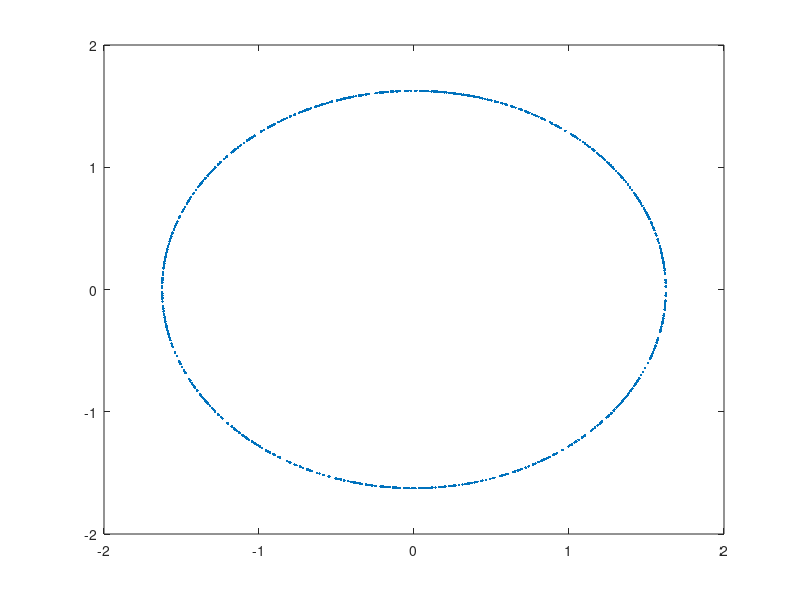
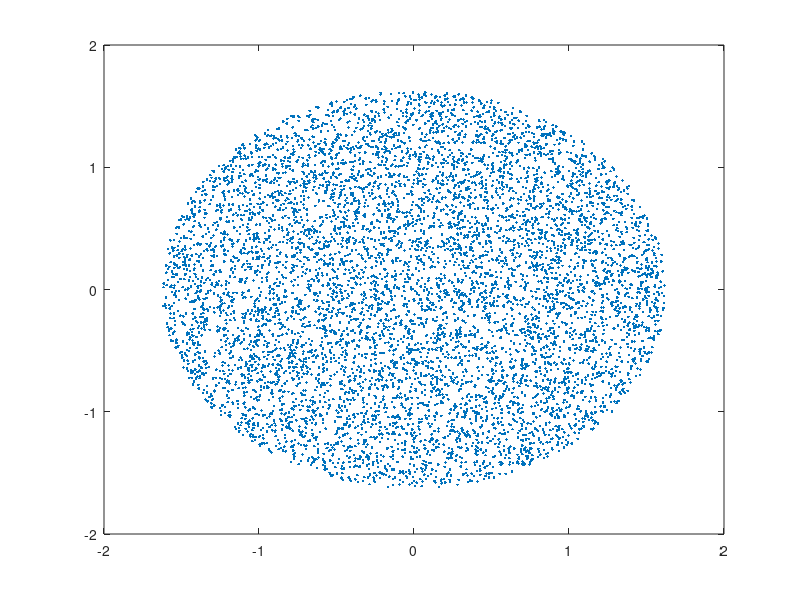

MATLAB code to generate these figures, in order: (Note: this script raises an error after producing the figures.)
% This script places lines (which represent climbing fibers modeled as
% lines of brances) at random angles and displacements relative to a 
% circle (which represents the bottom face of the image volume that is
% modeled as a cylinder).

% The number of interbranch spacings that at maximum will fit in the circle
% (across its diameter) is a fixed value that has been calculated using a
% reasonable value for an inter-branch spacing, along with the size of the
% image volume.

% The number of inter-branch spacings that each modeled climbing fiber has
% inside the circle is calculated based on the length of the line relative
% to the diameter of the circle (which is equal to N).

% The number of branches in two extreme cases is then estimated for
% climbing fiber axons given these numbers of inter-branch spacings for
% each axon.

% These numbers are then used to predict, for any number of
% branches (e.g. the number of branches in the P7 image volume), how many
% of those will come from axons forming 1, 2, 3, etc. branches in the image
% volume.

% Alyssa Wilson, April 2017
% Lichtman Lab, Harvard University

clear all
close all

% Create points along the edge of a circle of diameter N
% Compute the diameter of circle in terms of units, where each unit is the
% width of the interbranch spacing
d_spatial = mean([120.0 75.0]); % Approximate diameter of the circular face
% on the cylindrical image volume
s_spatial = 30.0; % Approximate interbranch spacing from (Sugihara, 2005)
N = d_spatial/s_spatial; % Maximum number of inter-branch spacings/circle diameter
R = N/2;

npoints = 1000;
thetas = rand(npoints,1)*2*pi;

% Convert these theta values to x- y- coordinates
xs = R*cos(thetas);
ys = R*sin(thetas);

figure()
plot(xs,ys,'.');

% Pick the first point in the list as a reference
ref_x = xs(1);
ref_y = ys(1);

% Remove that point from the original list of edge points
xs(1) = [];
ys(1) = [];

% Add a bunch of random points inside the circle.
xs_io = (rand(npoints*10,1)-0.5)*N;
ys_io = (rand(npoints*10,1)-0.5)*N;

rs_io = sqrt(xs_io.*xs_io + ys_io.*ys_io);
outside_circle = find(rs_io > R);
xs_io(outside_circle) = [];
ys_io(outside_circle) = [];

% Look at points generated
figure();
plot(xs_io,ys_io,'.');

% The sticks are the line segments from the reference point to the randomly
% generated points in the circle
stick_length = sqrt((ref_x - xs_io).^2 + (ref_y - ys_io).^2);

% Check the histogram of stick lengths (i.e. of number of inter-branch
% spacings per climbing fiber axon) inside the circle
figure()
bin_edges = [0:1:N];
histogram(stick_length);

% Total number of climbing fiber branches found in the P7 image volume
ntot_branches = 64;


%%%%%%%%%%%%%%%%%%%%%%%%%%%%%%%%%%%%%%%%%%%%%%%%%%%%%%%%%%%%%%%%%%%%%%%%%%%
% Two alternative cases where branches fall at different shifts relative
% to the edge of the circle's edge

% First extreme case: the nearest branch for each climbing fiber is 0.5 the
% inter-branch spacing away from the edge of the circle

% Calculate the number of axons with 1, 2, 3, etc. branches based on the
% rule above
n_zeros_alt1  = length(find(stick_length < 0.5));
n_ones_alt1   = length(intersect(find(stick_length < 1.5),find(stick_length >=0.5)));
n_twos_alt1   = length(intersect(find(stick_length < 2.5),find(stick_length >=1.5)));
n_threes_alt1 = length(intersect(find(stick_length < 3.5),find(stick_length >=2.5)));
n_fours_alt1  = length(intersect(find(stick_length < 4.5),find(stick_length >=3.5)));
n_fives_alt1  = length(find(stick_length >=4.5));

% Calculate the number of branches coming from axons that form 1, 2, 3,
% etc. branches in the volume
n_br_1_alt_1  = n_ones_alt1 * 1;
n_br_2_alt_1  = n_twos_alt1 * 2;
n_br_3_alt_1  = n_threes_alt1 * 3;
n_br_4_alt_1  = n_fours_alt1 * 4;
n_br_5_alt_1  = n_fives_alt1 * 5;

% Calculate the total number of branches in the modeled image volume
n_br_tot_alt_1 = n_br_1_alt_1 + n_br_2_alt_1 + n_br_3_alt_1 + n_br_4_alt_1 + n_br_5_alt_1;

% Calculate the fractions of all branches that come from axons with 1, 2,
% 3, etc. branches in the image volume.
frac_br_1_alt_1 = n_br_1_alt_1/n_br_tot_alt_1
frac_br_2_alt_1 = n_br_2_alt_1/n_br_tot_alt_1
frac_br_3_alt_1 = n_br_3_alt_1/n_br_tot_alt_1
frac_br_4_alt_1 = n_br_4_alt_1/n_br_tot_alt_1
frac_br_5_alt_1 = n_br_5_alt_1/n_br_tot_alt_1

% Calculate the expected number of branches in the P7 volume that come from
% axons with 1, 2, 3, etc. branches in the image volume
n_act_br_1_alt_1 = frac_br_1_alt_1 * ntot_branches;
n_act_br_2_alt_1 = frac_br_2_alt_1 * ntot_branches;
n_act_br_3_alt_1 = frac_br_3_alt_1 * ntot_branches;
n_act_br_4_alt_1 = frac_br_4_alt_1 * ntot_branches;
n_act_br_5_alt_1 = frac_br_5_alt_1 * ntot_branches;

% Convert the expected numbers of branches above into expected numbers of
% axons with 1, 2, 3, etc. branches in the P7 image volume
n_act_ax_1_alt_1 = n_act_br_1_alt_1/1
n_act_ax_2_alt_1 = n_act_br_2_alt_1/2
n_act_ax_3_alt_1 = n_act_br_3_alt_1/3
n_act_ax_4_alt_1 = n_act_br_4_alt_1/4
n_act_ax_5_alt_1 = n_act_br_5_alt_1/5


%%%%%%%%
% Second extreme case: for every climbing fiber, at least one branch is
% located at the edge of the circle

% Calculate the number of axons with 1, 2, 3, etc. branches based on the
% rule above
n_ones_alt_2   = length(find(stick_length < 1));
n_twos_alt_2   = length(intersect(find(stick_length < 2),find(stick_length >=1)));
n_threes_alt_2 = length(intersect(find(stick_length < 3),find(stick_length >=2)));
n_fours_alt_2  = length(intersect(find(stick_length < 4),find(stick_length >=3)));
n_fives_alt_2  = length(find(stick_length >=4));

% Calculate the number of branches coming from axons that form 1, 2, 3,
% etc. branches in the volume
n_br_1_alt_2  = n_ones_alt_2 * 1;
n_br_2_alt_2  = n_twos_alt_2 * 2;
n_br_3_alt_2  = n_threes_alt_2 * 3;
n_br_4_alt_2  = n_fours_alt_2 * 4;
n_br_5_alt_2  = n_fives_alt_2 * 5;

% Calculate the total number of branches in the modeled image volume
n_br_tot_alt_2 = n_br_1_alt_2 + n_br_2_alt_2 + n_br_3_alt_2 + n_br_4_alt_2 + n_br_5_alt_2;

% Calculate the fractions of all branches that come from axons with 1, 2,
% 3, etc. branches in the image volume.
frac_br_1_alt_2 = n_br_1_alt_2/n_br_tot_alt_2
frac_br_2_alt_2 = n_br_2_alt_2/n_br_tot_alt_2
frac_br_3_alt_2 = n_br_3_alt_2/n_br_tot_alt_2
frac_br_4_alt_2 = n_br_4_alt_2/n_br_tot_alt_2
frac_br_5_alt_2 = n_br_5_alt_2/n_br_tot_alt_2

% Calculate the expected number of branches in the P7 volume that come from
% axons with 1, 2, 3, etc. branches in the image volume
n_act_br_1_alt_2 = frac_br_1_alt_2 * ntot_branches;
n_act_br_2_alt_2 = frac_br_2_alt_2 * ntot_branches;
n_act_br_3_alt_2 = frac_br_3_alt_2 * ntot_branches;
n_act_br_4_alt_2 = frac_br_4_alt_2 * ntot_branches;
n_act_br_5_alt_2 = frac_br_5_alt_2 * ntot_branches;

% Convert the expected numbers of branches above into expected numbers of
% axons with 1, 2, 3, etc. branches in the P7 image volume
n_act_ax_1_alt_2 = n_act_br_1_alt_2/1
n_act_ax_2_alt_2 = n_act_br_2_alt_2/2
n_act_ax_3_alt_2 = n_act_br_3_alt_2/3
n_act_ax_4_alt_2 = n_act_br_4_alt_2/4
n_act_ax_5_alt_2 = n_act_br_5_alt_2/5

